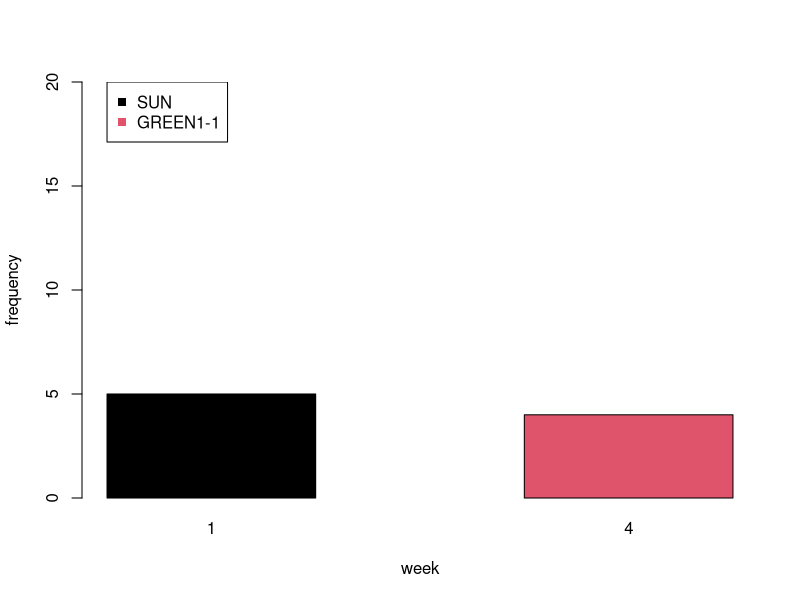
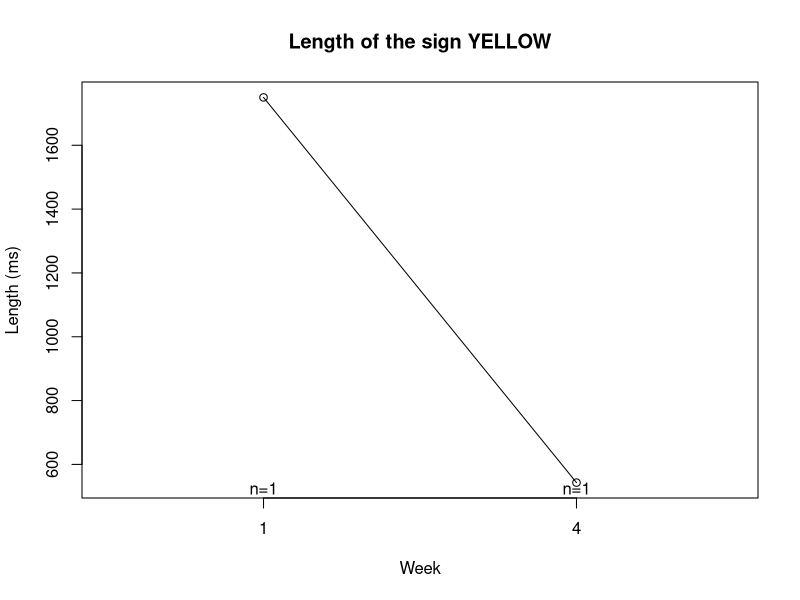
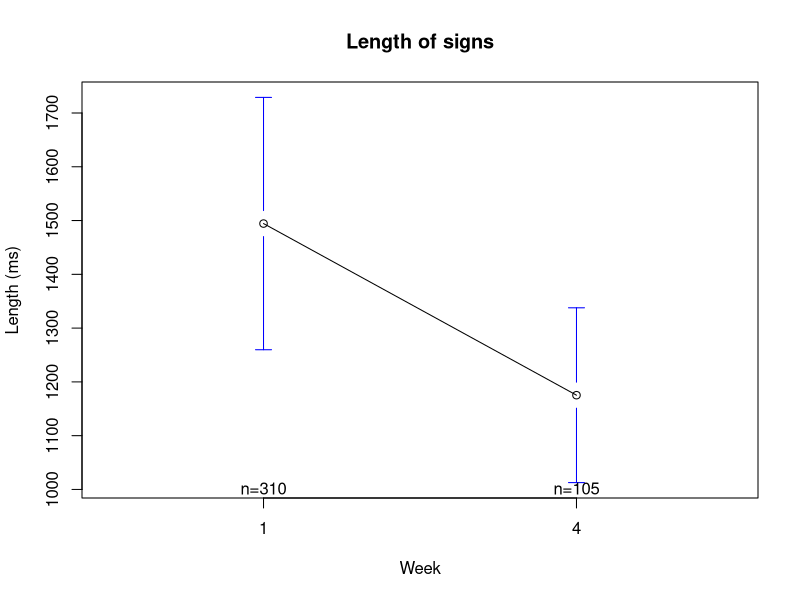
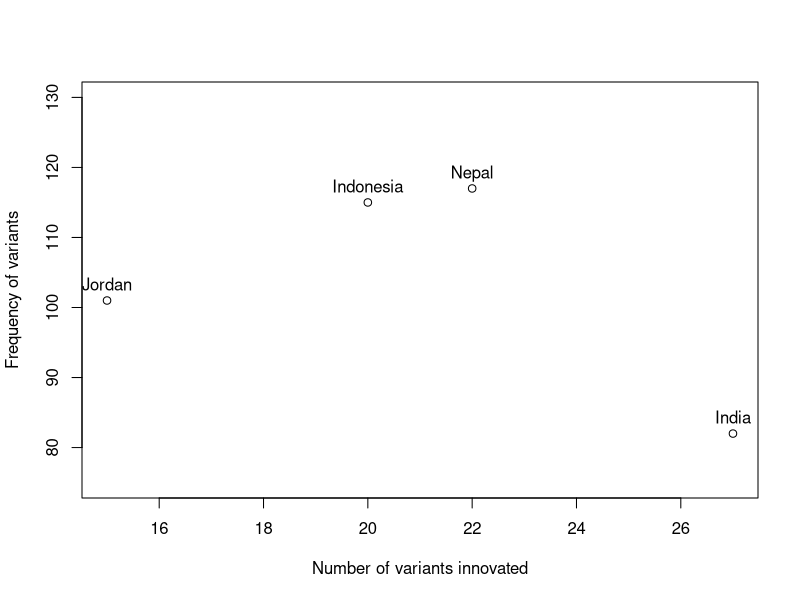

Here is the R script that generated these plots, in order: (Note: this script raises an error after producing the figures.)
library(ggplot2)
library(lme4)
setwd("~/Documents/MPI/KangSukColours/ColourExperiment/analysis/")

d = read.csv("../data/processedData/variants_processed.csv", stringsAsFactors = F)


d$trial_value = as.character(d$trial_value)  # legacy compatibility
colourNumbers = c("1","5",'6',"7","14",'18','24')
colourNames = c("red",'brown','white','black','green','yellow','pink')
names(colourNames) = colourNumbers
colourNamesDark = c("dark red", 'orange','gray', 'dark gray', 'dark green','gold', 'purple')


d = d[d$trial_value %in% colourNumbers,]

d$trialColourName = colourNames[as.character(d$trial_value)]
d$trialColourName = factor(d$trialColourName, levels = colourNames)




###########
sun = table(d[d$sign_value=="SUN",]$week)
yellow = table(d[d$sign_value=="GREEN1-1",]$week)

barplot(rbind(sun,yellow), beside=T, xlab='week', ylab='frequency', ylim=c(0,20),col=1:2)
legend(1,20,legend=c("SUN","GREEN1-1"), col=1:2, pch=15)

# pdf("../results/descriptive/graphs/IconicityByWeek.pdf")
# barplot(table(d$iconic,d$week), col=1:2, xlab='Week')
# legend(1.5,150,legend=c("Iconic","Not iconic"), col=2:1, pch=15)
# dev.off()

# w1 = table(d[d$week==1,]$iconic, d[d$week==1,]$trialColourName)
# w4 = table(d[d$week==4,]$iconic, d[d$week==4,]$trialColourName)
# 
# 
# pdf("../results/descriptive/graphs/IconicityByWeekByColour.pdf")
# barplot(cbind(w1,c(NA,NA),w4), col=1:2, las=2)
# abline(v=7.9)
# axis(1,line=2.5,at=c(4,12), labels=c("Week 1","Week 3"), tick=F, lwd=0)
# legend(1.5,150,legend=c("Iconic","Not iconic"), col=2:1, pch=15)
# dev.off()


library(gplots)
pdf("../results/descriptive/graphs/LengthByWeek_YELLOW.pdf")
plotmeans(d[d$sign_value=="YELLOW",]$sign_length~d[d$sign_value=="YELLOW",]$week, xlab='Week', ylab="Length (ms)", main='Length of the sign YELLOW')
dev.off()

pdf("../results/descriptive/graphs/LengthByWeek.pdf")
plotmeans(d$sign_length~d$week, xlab='Week', ylab="Length (ms)", main='Length of signs')
dev.off()

# pdf("../results/descriptive/graphs/IconicByWeekByPart.pdf", width=8, height=5)
# partIconic = table(d$iconic,d$speakerName,d$week)
# cbind(partIconic[,,1],partIconic[,,2])
# barplot(cbind(partIconic[,,1],partIconic[,,2]), col=1:2)
# abline(v=4.9)
# text(c(2.5,7.5),c(65,65), c("Week 1", "week 3"))
# legend(5,50, c("Iconic","Non-iconic"), col=2:1, pch=15)
# dev.off()


inventedBy = tapply(d$sign_value,d$inventedBy, function(X){length(unique(X))})
pdf("../results/descriptive/graphs/NumVarByFreq.pdf")
plot(
    as.vector(inventedBy), 
    as.vector(table(d$inventedBy)), 
    xlab='Number of variants innovated', ylab="Frequency of variants", col=1, ylim=c(75,130))
text(as.vector(inventedBy), as.vector(table(d$inventedBy)), names((inventedBy)),pos=3)
dev.off()

freqWithinVarByInventor = tapply(variants$freq_week_4_withinColour, variants$inventedBy, mean)

pdf("../results/descriptive/graphs/NumVarByFreq_withinColour.pdf")
plot(
  as.vector(inventedBy), 
  as.vector(freqWithinVarByInventor), 
  xlab='Number of variants innovated', ylab="Mean fitness of variants", col=1, ylim=c(0,0.15))
text(as.vector(inventedBy), as.vector(freqWithinVarByInventor), names((inventedBy)),pos=3)
dev.off()

# number of variants adopted
adopted = sapply(sort(unique(d$speakerName)), function(X){
  x = d[d$speakerName==X,]$inventedBy
  x2 = tapply(d[d$speakerName==X,]$sign_value, d[d$speakerName==X,]$inventedBy, function(z){length(unique(z))})
  sum(x2[names(x2)!=X])
})
pdf("../results/descriptive/graphs/AdoptedVsInvented.pdf")
plot(inventedBy,adopted, ylim=c(0,35), xlim=c(0,35), xlab="Number of variants invented", ylab="Number of variants adopted")
abline(0,1, col='gray')
text(inventedBy,adopted,names(inventedBy), pos=3)
dev.off()

pdf("../results/descriptive/graphs/NumVariants.pdf", width=8, height=5)
cols = rainbow(2)
barplot(matrix(tapply(d$sign_value, paste(d$speakerName,d$week), function(X){length(unique(X))}), nrow=2), beside = T, names.arg = sort(unique(d$speakerName)), col=cols, main='Number of variants used')
legend(9,80,c("Week 1","week 3"), col=cols, pch=15)
dev.off()

week1L = tapply(d[d$director==d$speaker & d$week==1,]$sign_length, d[d$director==d$speaker & d$week==1,]$trialColourName, mean,na.rm=T)
week4L = tapply(d[d$director==d$speaker & d$week==4,]$sign_length, d[d$director==d$speaker & d$week==4,]$trialColourName, mean,na.rm=T)


pdf("../results/descriptive/graphs/LengthOfSignsByColour.pdf")
plot(c(0.5,2.5),range(week1L,na.rm=T), type='n', ylab='Sign length (ms)', xlab='Week', xaxt="n")
axis(1,at=1:2, c("Week 1", "week 3"))
points(rep(1,length(week1L)), week1L, col=colourNames, pch=16)
points(rep(2,length(week4L)), week4L, col=colourNames, pch=16)
for(i in 1:length(week1L)){
  lines(c(1,2),c(week1L[i],week4L[i]), col=colourNames[i])
}
dev.off()

for(i in 1:length(colourNames)){
 plotmeans(sign_length~week, data = d[d$director==d$speaker & d$trialColourName==colourNames[i], ], add=i!=1, col=colourNames[i])
}

week1L.trial = tapply(d[d$director==d$speaker & d$week==1,]$trial_length, d[d$director==d$speaker & d$week==1,]$trialColourName, mean)
week4L.trial = tapply(d[d$director==d$speaker & d$week==4,]$trial_length, d[d$director==d$speaker & d$week==4,]$trialColourName, mean)

barplot(rbind(week1L.trial, week4L.trial),beside = T, col=rep(colourNames,each=2), ylab='Trial length')



myData <- aggregate(d[d$director==d$speaker,]$trial_length,
  by = list(colour = d[d$director==d$speaker,]$trialColourName, d[d$director==d$speaker,]$week),
  FUN = function(x) c(mean = mean(x), sd = sd(x),
  n = length(x)))

myData <- do.call(data.frame, myData)
myData$se <- myData$x.sd / sqrt(myData$x.n)
colnames(myData) = c('Colour','Week','mean','sd','n','se')

dodge <- position_dodge(width = 0.9)
limits <- aes(ymax = myData$mean + myData$se, ymin = myData$mean - myData$se)


p <- ggplot(data = myData, aes(x = Colour, y = mean, group = Week))

pdf("../results/descriptive/graphs/LengthOfTrialsByColourAndWeek_gg.pdf")
p + geom_bar(stat = "identity", position = 'dodge', fill=rep(colourNames,each=2)) +
  geom_errorbar(limits, position = dodge, width = 0.25) +
  theme(axis.text.x=element_text(), axis.ticks.x=element_blank(),
        axis.title.x=element_blank(), plot.title=element_text("Trial Length")) + ylab("Trial length (ms)") +
    scale_colour_manual(values=colourNames)
dev.off()

######
myData <- aggregate(d[d$director==d$speaker,]$sign_length,
                    by = list(colour = d[d$director==d$speaker,]$trialColourName, d[d$director==d$speaker,]$week),
                    FUN = function(x) c(mean = mean(x), sd = sd(x),
                                        n = length(x)))

myData <- do.call(data.frame, myData)
myData$se <- myData$x.sd / sqrt(myData$x.n)
colnames(myData) = c('Colour','Week','mean','sd','n','se')

dodge <- position_dodge(width = 0.9)
limits <- aes(ymax = myData$mean + myData$se, ymin = myData$mean - myData$se)


p <- ggplot(data = myData, aes(x = Colour, y = mean, group = Week))

pdf("../results/descriptive/graphs/LengthOfSignsByColourAndWeek_gg.pdf")
p + geom_bar(stat = "identity", position = 'dodge', fill=rep(colourNames,each=2)) +
  geom_errorbar(limits, position = dodge, width = 0.25) +
  theme(axis.text.x=element_text(), axis.ticks.x=element_blank(),
        axis.title.x=element_blank(), plot.title=element_text("Sign Length")) + ylab("Sign length (ms)") +
  scale_colour_manual(values=colourNames)
dev.off()

####

pdf("../results/descriptive/graphs/LengthOfTrialsByColour.pdf")
plot(c(0.5,2.5),range(c(week1L.trial,week4L.trial)), type='n', ylab='Trial length (ms)', xlab='Week', xaxt="n")
axis(1,at=1:2, c("Week 1", "week 3"))
points(rep(1,length(week1L.trial)), week1L.trial, col=colourNames, pch=16)
points(rep(2,length(week4L.trial)), week4L.trial, col=colourNames, pch=16)
for(i in 1:length(week1L)){
  lines(c(1,2),c(week1L.trial[i],week4L.trial[i]), col=colourNames[i])
}
dev.off()

plotmeans(sign_length~trialColourName,  d[d$director==d$speaker & d$week==1,], connect = F, col = colourNames, pch=16, barcol = 1,xlab='Colour', ylab='Sign length (ms)')
plotmeans(sign_length~trialColourName,  d[d$director==d$speaker & d$week==4,], connect = F, col = colourNames, pch=16, barcol = 1,xlab='Colour', ylab='Sign length (ms)', add=T)


###########

variants = read.csv('../data/processedData/variants_summary.csv', stringsAsFactors = F)

d$BodyAnchor = variants[match(d$sign_value, variants$sign),]$BodyAnchor

w1 = table(d[d$week==1,]$Indexicality,d[d$week==1,]$trialColourName)
w1 = w1[,c("red",'black','white','brown','green','yellow','pink')]
w3 = table(d[d$week==4,]$Indexicality,d[d$week==4,]$trialColourName)
w3 = w3[,c("red",'black','white','brown','green','yellow','pink')]

xtab = cbind(w1,c(NA,NA,NA), w3)

pdf("../results/descriptive/graphs/BodyAnchoredByColourByWeek.pdf", width=6, height = 5)
barplot(xtab, col=3:5, las=2)
legend(12,30,c('No','Yes',"Yes, Body Anchored"), col=3:5, pch=15)
axis(1,line=2.5,at=c(4,12), labels=c("Week 1","Week 3"), tick=F, lwd=0)
dev.off()





pdf("../results/descriptive/graphs/FreqWeek1_vs_FreqWeek2.pdf", width=5, height=5)
plot(variants$freq_week_1, jitter(variants$freq_week_4), pch=16, col=rgb(0,0,0,0.2), ylab='Frequency in week 3', xlab='Frequency in week 1')
dev.off()

pdf("../results/descriptive/graphs/FreqWeek1_vs_FreqWeek2_withinColour.pdf", width=5, height=5)
plot(variants$freq_week_1_withinColour, jitter(variants$freq_week_4_withinColour), pch=16, col=variants$colourName, ylab='Frequency in week 3', xlab='Frequency in week 1')
dev.off()

week1 = tapply(d[d$trial_value %in% colourNumbers & d$week==1,]$sign_value, d[d$trial_value %in% colourNumbers & d$week==1,]$trial_value, function(X){length(unique(X,na.rm=T))})
week4 = tapply(d[d$trial_value %in% colourNumbers & d$week==4,]$sign_value, d[d$trial_value %in% colourNumbers & d$week==4,]$trial_value, function(X){length(unique(X,na.rm=T))})

xtab = cbind(week1,week4)

pdf("../results/descriptive/graphs/NumberOfVariantsByColourByWeek.pdf", width=8, height=5)
barplot(xtab,beside=T, col=colourNames[rownames(xtab)], main='Number of Variants')
dev.off()


####
# Try marking

variants$check.any = variants$check >0

plotmeans(freq_week_4_withinColour ~
            paste(TryMarked>0,Teach>0),
          data = variants[!(!(variants$TryMarked>0) & (variants$Teach>0)),],
          legends = c("No Try Mark","Try Marking","Try Marking & Teaching"),
          xlab="", ylab='Fitness of variants')

plotmeans(variants$freq_week_4_withinColour~
            paste(variants$colourName,variants$TryMarked>0),
          col = rep(colourNamesDark,each=2), pch=c(16,15))

plotmeans(variants$freq_week_4_withinColour ~ 
            paste(variants$colourName,variants$check.any),
          col = rep(colourNamesDark,each=2), pch=c(16,15))

### sign origin

plotmeans(freq_week_4_withinColour~ origin, data=variants[variants$origin %in% c("ISL","JSL","NSL"),])

#######

library(party)

variants$iconic = as.factor(variants$iconic)
variants$inventedBy = as.factor(variants$inventedBy)
variants$indexical = as.factor(variants$indexical)
variants$TeachT = as.factor(variants$Teach>0)
variants$TryMarkedT = as.factor(variants$TryMarked>0)
f = ctree(freq_week_4_withinColour ~ 
       #     freq_week_1 + 
        #    indexical + 
         #   TeachT +
            TryMarked,
          #  check + 
           # inventedBy + 
       #     factor(colourName), 
       data=variants, control=ctree_control(mincriterion = 0.1))
plot(f, terminal_panel=node_barplot)


d3 = d
d3$freq_week_4[is.na(d3$freq_week_4)] = 0
d3$freq_week4_withinColour[is.na(d3$freq_week4_withinColour)] = 0

d3 = d3[d3$freq_week4_withinColour>0,]

for(i in c('Indexicality','speakerName')){
  d3[,i] = as.factor(d3[,i])
}

f2 = ctree(freq_week4_withinColour ~ 
             Indexicality + 
             T0Check + 
             speakerName + 
             Teach + 
             TryMarked, 
           data=d3, 
           control=ctree_control(mincriterion = 0.75))
plot(f2, inner_panel=node_inner(f2,id=F),terminal_panel=node_barplot)
